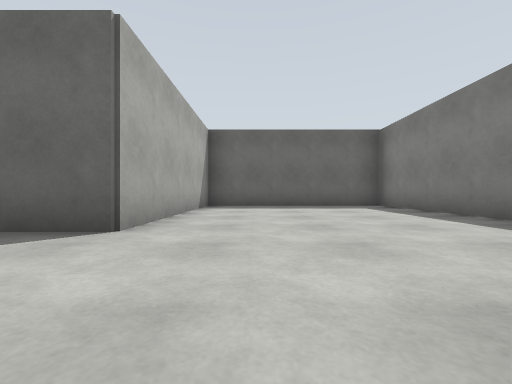
view 1 (above)

23 first-person views from a walk through a world built for the Gazebo simulator. The camera is 0.72 m above the floor, looks level and sees 90° across. The floor is counted in squares, 2 m on a side. Each view is taken from the middle of a square. On the plan, view 1 faces up. The plan holds only what a view shows up to about 9 squares ahead; the rest is blank.

view 2
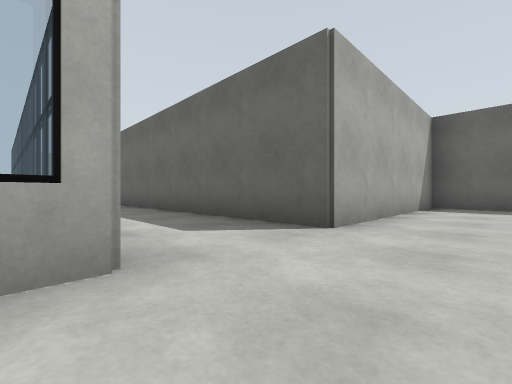

view 3
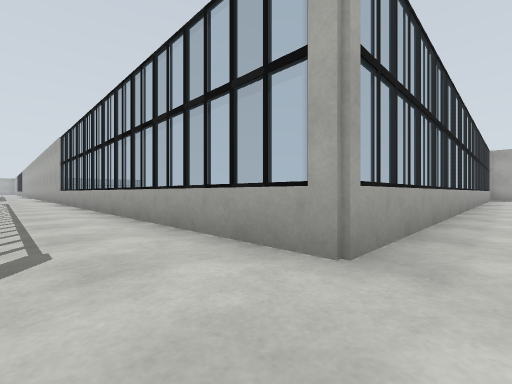

view 4
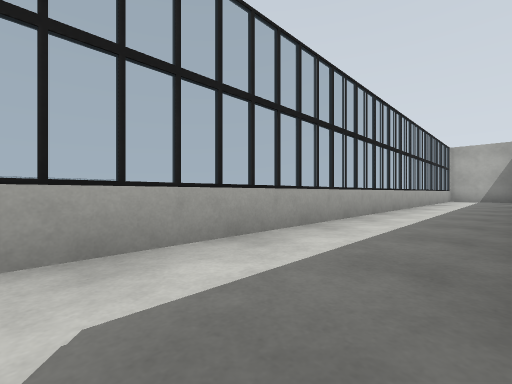

view 5
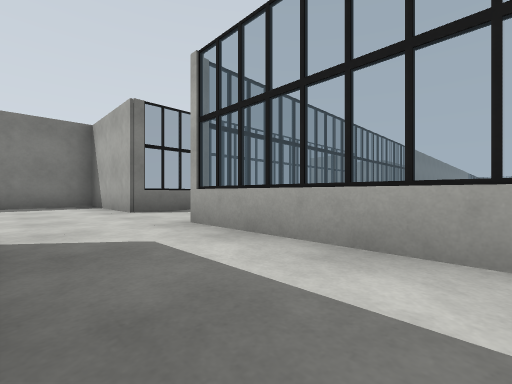

view 6
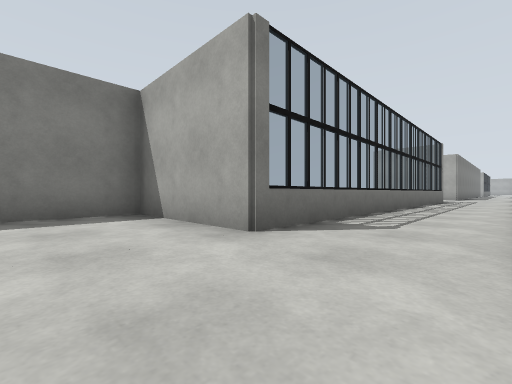

view 7
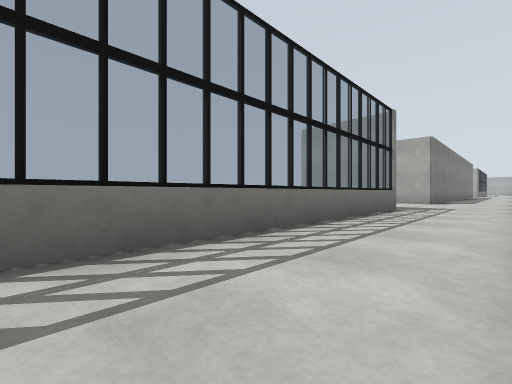

view 8
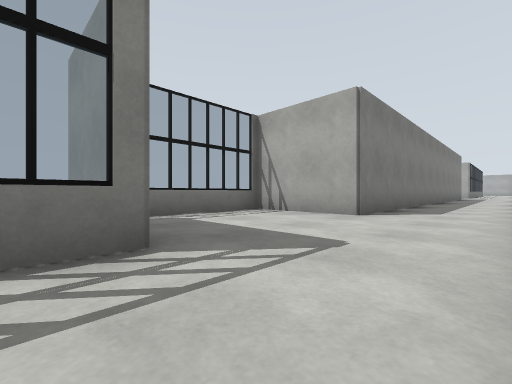

view 9
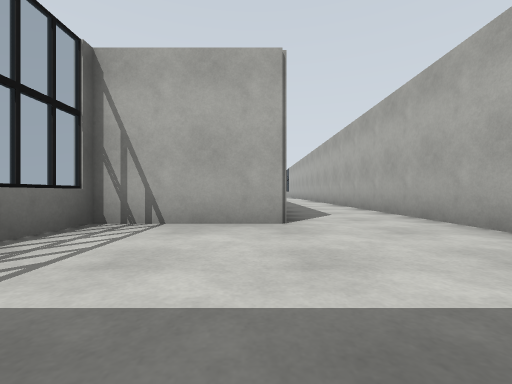

view 10
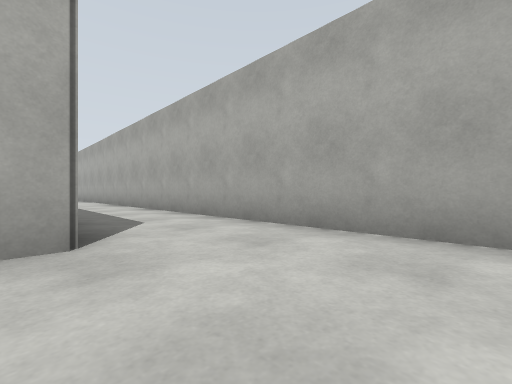

view 11
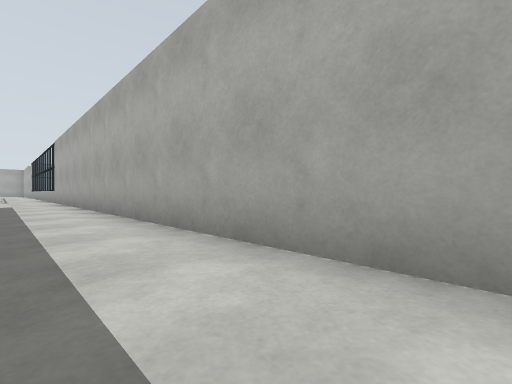

view 12
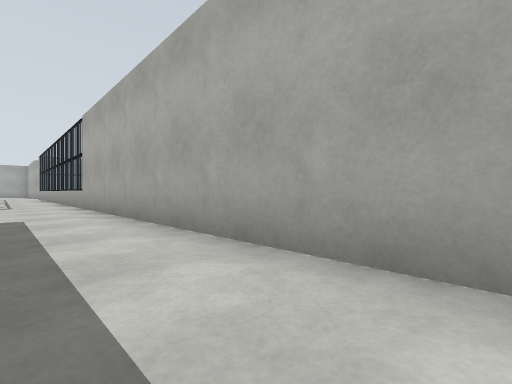

view 13
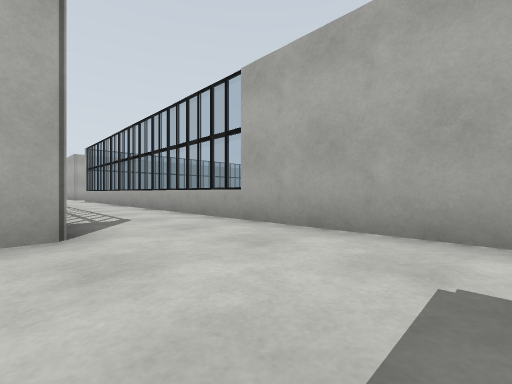

view 14
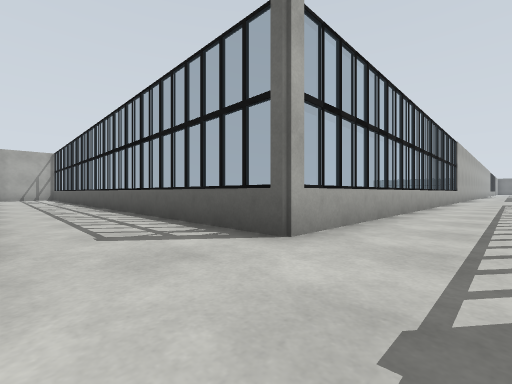

view 15
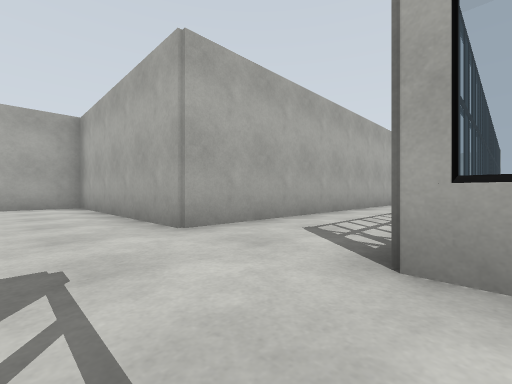

view 16
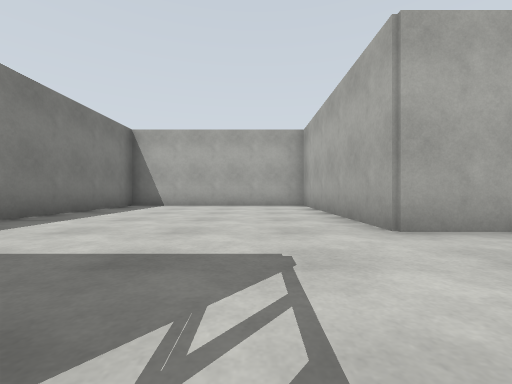

view 17
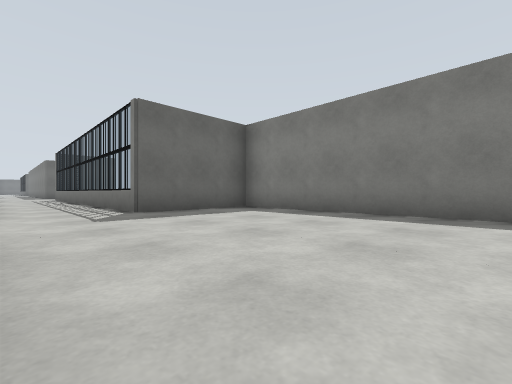

view 18
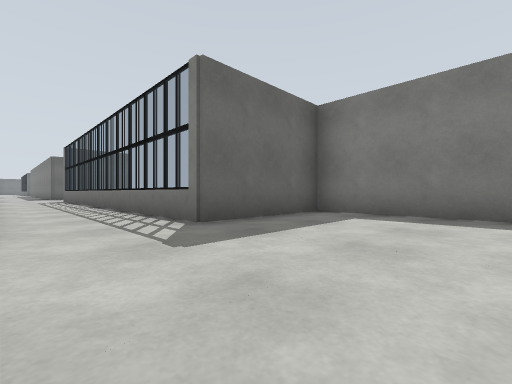

view 19
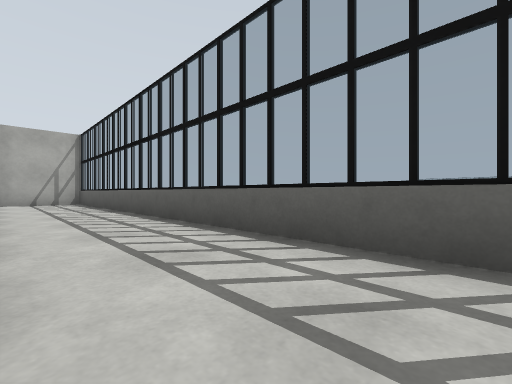

view 20
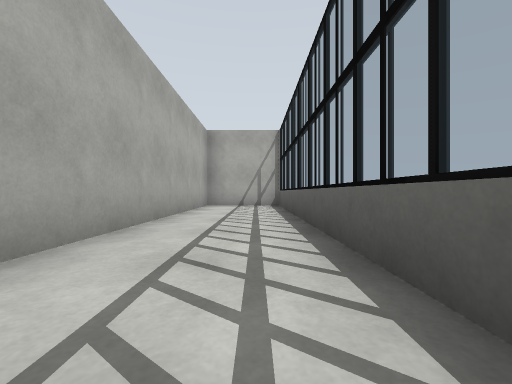

view 21
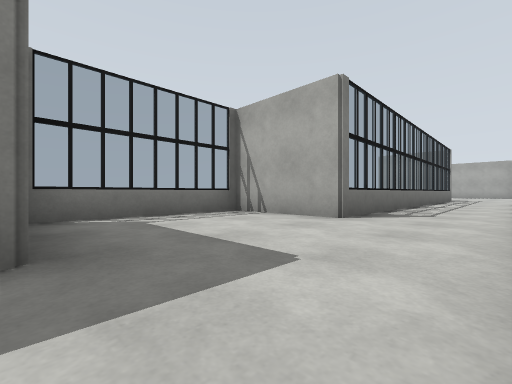

view 22
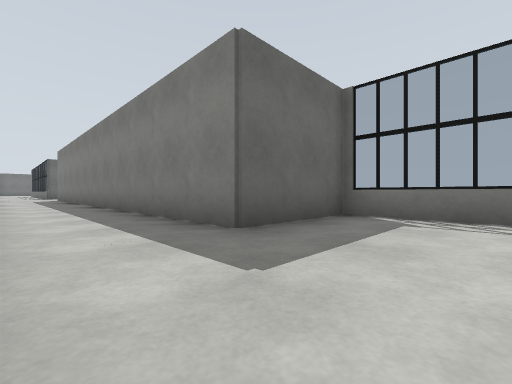

view 23
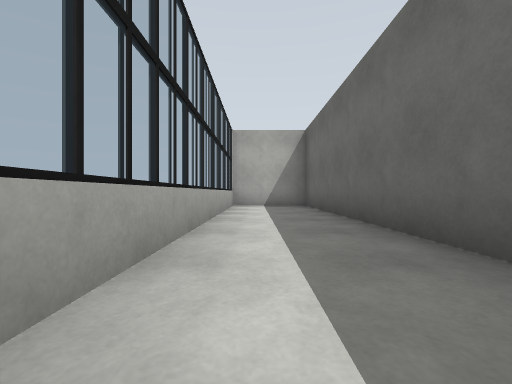

### Floor plan
Points are (right, up) in squares from view 1. A wall is a line through its corners. A room is listed if a view was taken in it or the views show most of it. See-through windows are left out.
Room 1 (views 1, 2, 7, 8, 9, 10, 11, 12, 13, 14, 15, 16, 17, 18, 19, 20, 21, 22)
walls: (0.6, -8.8) (0.6, 0.4); (-1.3, 0.4) (-1.3, -35.4) (-13.7, -35.4) (-13.7, -37.3) (-1.3, -37.3) (-1.3, -41.7) (3.3, -41.7) (3.3, -35.4) (0.6, -35.4) (0.6, -26.3) (2.9, -26.3) (2.9, -23.1) (0.6, -23.1) (0.6, -11.9) (2.9, -11.9) (2.9, -9.5)
ways out: opening at (-0.5, 0) to room 2
Room 2 (views 3, 4, 5, 6, 23)
walls: (0.6, 0.4) (3.3, 0.4) (3.3, 6.7) (-1.3, 6.7) (-1.3, 2.3) (-13.7, 2.3) (-13.7, 0.4) (-1.3, 0.4)
ways out: opening at (-0.5, 0) to room 1

Where each view was taken, in squares from view 1:
view 1: 0 up, 0 right, facing up
view 2: 0 up, 0 right, facing up-left
view 3: 1 up, 0 right, facing down-left
view 4: 2 up, 2 left, facing down-left
view 5: 2 up, 4 left, facing down-right
view 6: 2 up, 1 left, facing down-right
view 7: 3 down, 1 left, facing down-right
view 8: 8 down, 1 left, facing down-right
view 9: 9 down, 1 right, facing down
view 10: 10 down, 1 right, facing down-left
view 11: 16 down, 0 right, facing down-left
view 12: 20 down, 0 right, facing down-left
view 13: 24 down, 1 right, facing down-left
view 14: 37 down, 0 right, facing up-left
view 15: 35 down, 0 right, facing down-left
view 16: 35 down, 0 right, facing down
view 17: 40 down, 1 left, facing up-right
view 18: 38 down, 1 left, facing up-right
view 19: 37 down, 5 left, facing up-left
view 20: 36 down, 7 left, facing left
view 21: 23 down, 1 left, facing down-right
view 22: 25 down, 1 left, facing up-right
view 23: 1 up, 7 left, facing left
